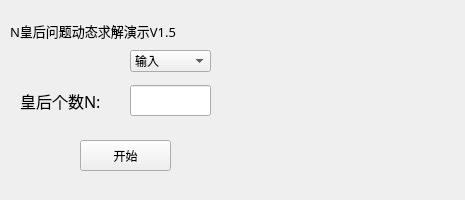
<?xml version="1.0" encoding="UTF-8"?>
<ui version="4.0">
 <class>MainWindow</class>
 <widget class="QMainWindow" name="MainWindow">
  <property name="geometry">
   <rect>
    <x>0</x>
    <y>0</y>
    <width>465</width>
    <height>200</height>
   </rect>
  </property>
  <property name="minimumSize">
   <size>
    <width>465</width>
    <height>200</height>
   </size>
  </property>
  <property name="maximumSize">
   <size>
    <width>465</width>
    <height>200</height>
   </size>
  </property>
  <property name="windowTitle">
   <string>MainWindow</string>
  </property>
  <widget class="QWidget" name="centralwidget">
   <widget class="QLineEdit" name="lineEdit">
    <property name="geometry">
     <rect>
      <x>130</x>
      <y>85</y>
      <width>81</width>
      <height>31</height>
     </rect>
    </property>
   </widget>
   <widget class="QLabel" name="label">
    <property name="geometry">
     <rect>
      <x>20</x>
      <y>70</y>
      <width>111</width>
      <height>61</height>
     </rect>
    </property>
    <property name="font">
     <font>
      <family>黑体</family>
      <pointsize>12</pointsize>
     </font>
    </property>
    <property name="text">
     <string>皇后个数N:</string>
    </property>
   </widget>
   <widget class="QPushButton" name="pushButton">
    <property name="geometry">
     <rect>
      <x>80</x>
      <y>140</y>
      <width>91</width>
      <height>31</height>
     </rect>
    </property>
    <property name="cursor">
     <cursorShape>PointingHandCursor</cursorShape>
    </property>
    <property name="text">
     <string>开始</string>
    </property>
   </widget>
   <widget class="QLabel" name="img">
    <property name="geometry">
     <rect>
      <x>250</x>
      <y>10</y>
      <width>201</width>
      <height>181</height>
     </rect>
    </property>
    <property name="text">
     <string/>
    </property>
    <property name="pixmap">
     <pixmap resource="mian.qrc">:/src/tyl.jpg</pixmap>
    </property>
    <property name="scaledContents">
     <bool>true</bool>
    </property>
   </widget>
   <widget class="QLabel" name="label_2">
    <property name="geometry">
     <rect>
      <x>10</x>
      <y>10</y>
      <width>241</width>
      <height>41</height>
     </rect>
    </property>
    <property name="font">
     <font>
      <family>华文中宋</family>
      <pointsize>10</pointsize>
     </font>
    </property>
    <property name="text">
     <string>N皇后问题动态求解演示V1.5</string>
    </property>
   </widget>
   <widget class="QComboBox" name="comboBox">
    <property name="geometry">
     <rect>
      <x>130</x>
      <y>50</y>
      <width>81</width>
      <height>22</height>
     </rect>
    </property>
    <item>
     <property name="text">
      <string>输入</string>
     </property>
    </item>
    <item>
     <property name="text">
      <string>文件读入</string>
     </property>
    </item>
   </widget>
  </widget>
 </widget>
 <resources>
  <include location="mian.qrc"/>
 </resources>
 <connections/>
</ui>
